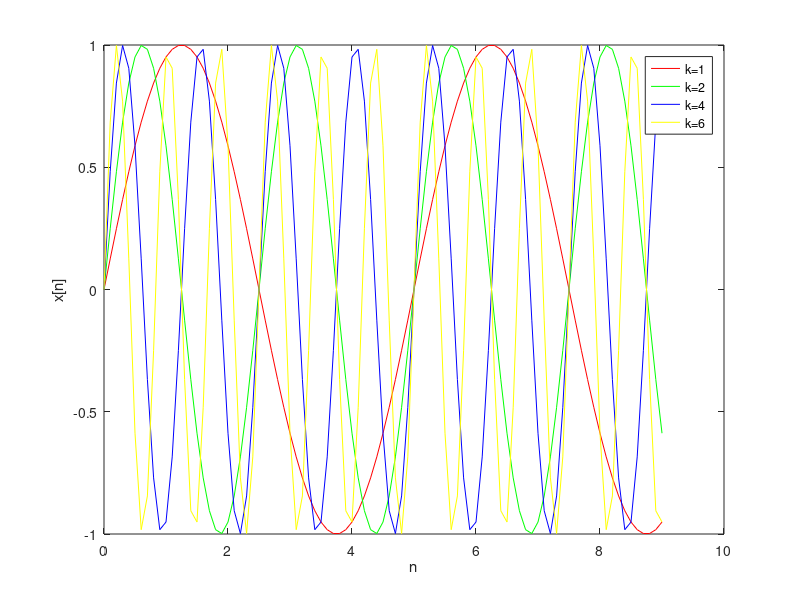

This figure's MATLAB source:
N=5;
n=[0:0.1:9];
k1=1;
k2=2;
k3=4;
k4=6;
x1=sin((2*pi*k1*n)/N);
x2=sin((2*pi*k2*n)/N);
x3=sin((2*pi*k3*n)/N);
x4=sin((2*pi*k4*n)/N);
plot(n,x1,'r',n,x2,'g',n,x3,'b',n,x4,'y'),legend('k=1','k=2','k=4','k=6');
xlabel('n');
ylabel('x[n]');